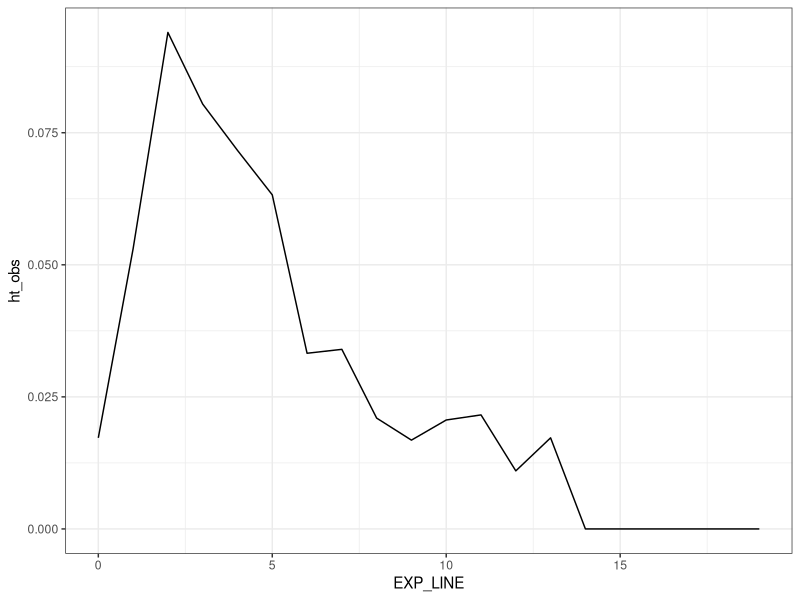
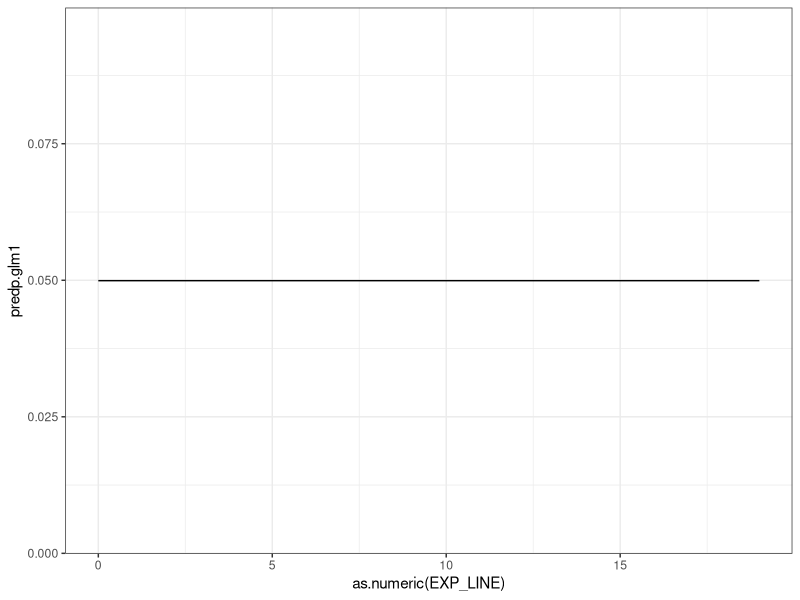
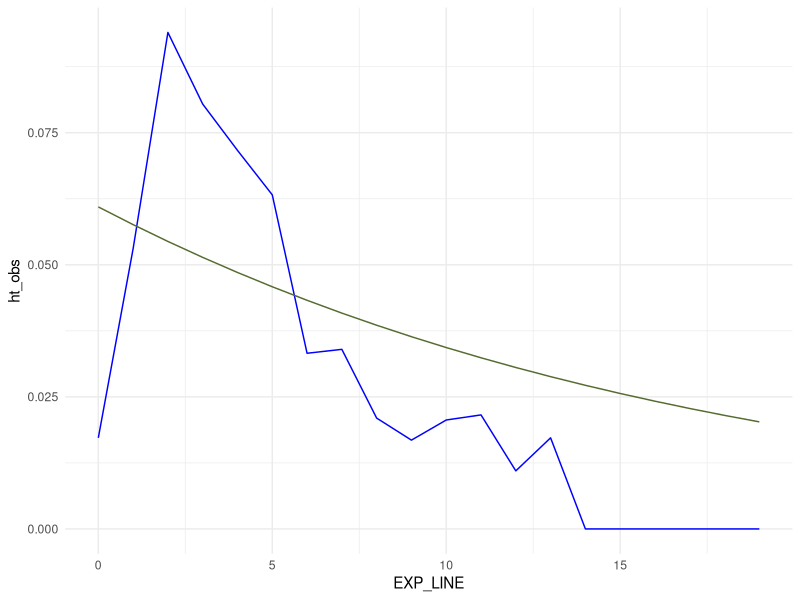
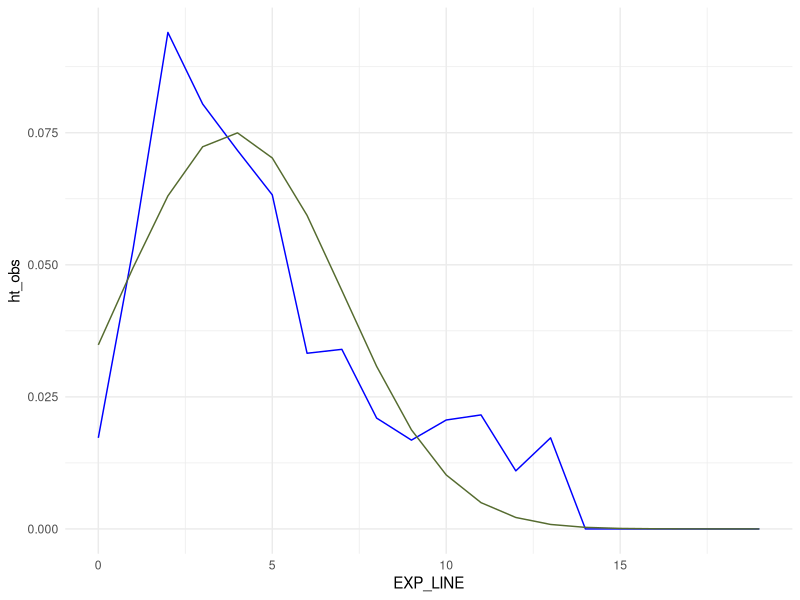
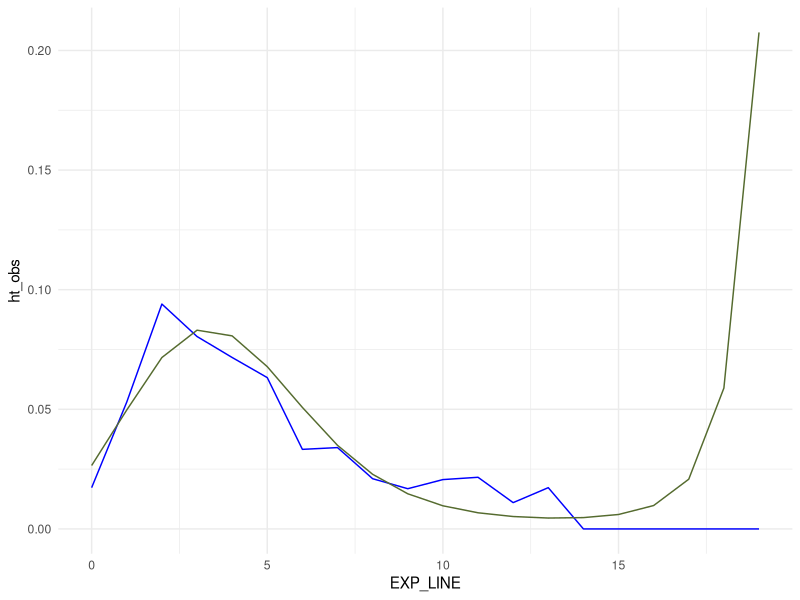
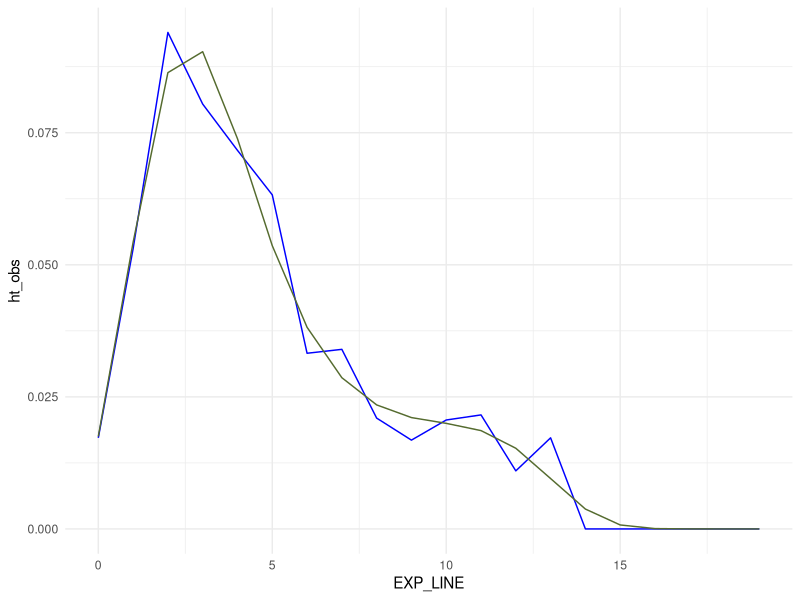
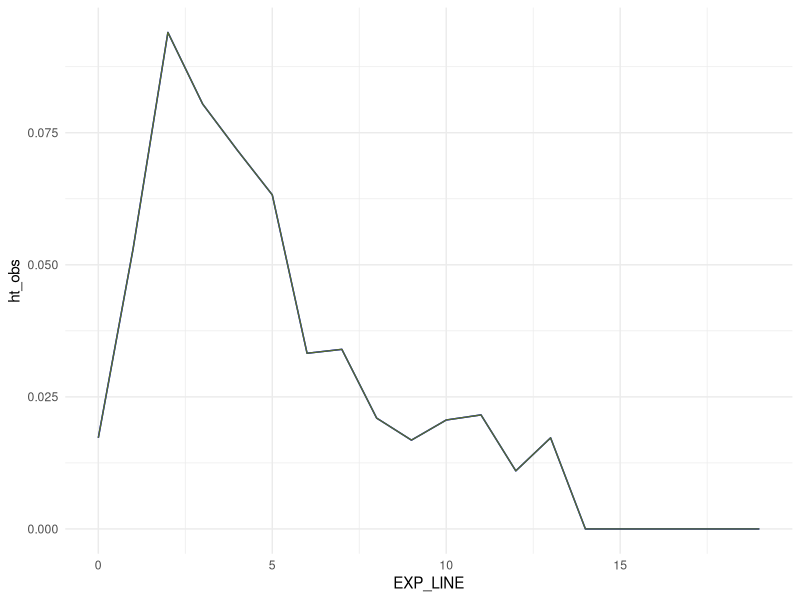
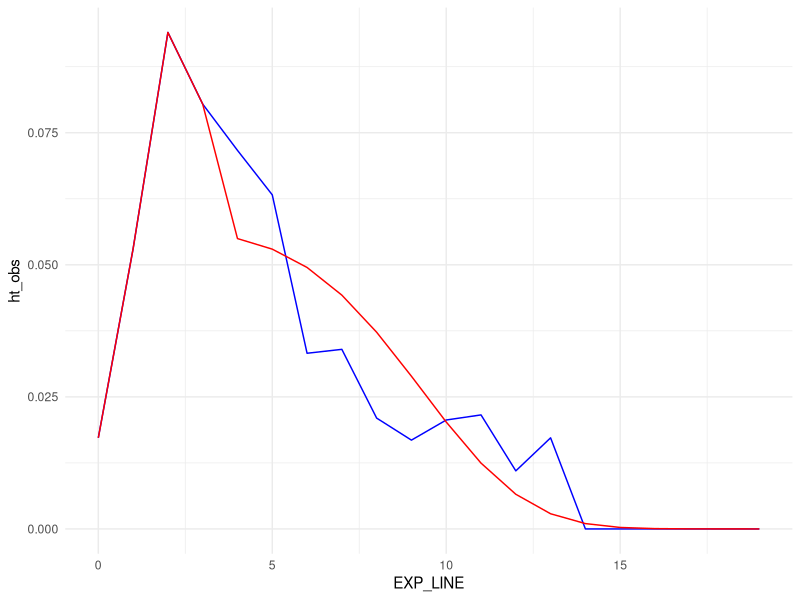

These charts were generated, in order, by the following R code:
#### libraries ####
library(haven)
library(survival)
library(ggplot2)
library(dplyr)
library(tidyr)
library(gmodels)
library(reshape2)

#### setup ####
setwd('/Users/aoikawahara/Library/CloudStorage/OneDrive-KULeuven/Leuven/04_Event History Analysis/Assignment/Workplace')
getwd()

data <- read_sav("FFS_ThirdBirthPPF_Assignment.sav")
CrossTable(data$EXP_LINE,data$BIRTH3)

#### 1a ####
# Excel file

#### 1b ####
data <- data %>%
  group_by(EXP_LINE) %>%
  mutate(ht_obs = mean(BIRTH3, na.rm = TRUE)) %>%
  ungroup()
ggplot(data, aes(EXP_LINE,ht_obs)) + geom_line() +  theme_bw()

data$oddsht_obs <- data$ht_obs/(1-data$ht_obs)
data$logitht_obs <- log(data$ht_obs/(1-data$ht_obs))


#### 1c #####
# Excel file

#### 2a ####
# constant specification
glm1 = glm(BIRTH3 ~ 1, data=data, family=binomial(link = "logit"))
summary(glm1)

data$predl.glm1 = predict.glm(glm1)
data$predo.glm1 = exp(data$predl.glm1)
data$predp.glm1 = data$predo.glm1/(1+data$predo.glm1)

ggplot(data, aes(as.numeric(EXP_LINE), predp.glm1)) + geom_line() + theme_bw()


# linear specification
glm2 = glm(BIRTH3 ~ 1 + EXP_LINE, data=data, family=binomial(link = "logit"))
summary(glm2)

data$predl.glm2 = predict.glm(glm2)
data$predo.glm2 = exp(data$predl.glm2)
data$predp.glm2 = data$predo.glm2/(1+data$predo.glm2)

ggplot(data, aes(x = EXP_LINE)) +
  geom_line(aes(y = ht_obs, group = 1), color = "blue") +
  geom_line(aes(y = predp.glm2, group = 1), color = "darkolivegreen") +
  theme_minimal()


# quadratic specification
data$t2 <- as.numeric(data$EXP_LINE)^2

glm3 = glm(BIRTH3 ~ 1 + EXP_LINE + t2, data=data, family=binomial(link = "logit"))
summary(glm3)

data$predl.glm3 = predict.glm(glm3)
data$predo.glm3 = exp(data$predl.glm3)
data$predp.glm3 = data$predo.glm3/(1+data$predo.glm3)

ggplot(data, aes(x = EXP_LINE)) +
  geom_line(aes(y = ht_obs, group = 1), color = "blue") +
  geom_line(aes(y = predp.glm3, group = 1), color = "darkolivegreen") +
  theme_minimal()


# cubic specification
data$t3 <- as.numeric(data$EXP_LINE)^3

glm4 = glm(BIRTH3 ~ 1 + EXP_LINE + t2 + t3, data=data, family=binomial(link = "logit"))
summary(glm4)

data$predl.glm4 = predict.glm(glm4)
data$predo.glm4 = exp(data$predl.glm4)
data$predp.glm4 = data$predo.glm4/(1+data$predo.glm4)

ggplot(data, aes(x = EXP_LINE)) +
  geom_line(aes(y = ht_obs, group = 1), color = "blue") +
  geom_line(aes(y = predp.glm4, group = 1), color = "darkolivegreen") +
  theme_minimal()


# 4th-order polynomial
data$t4 <- as.numeric(data$EXP_LINE)^4

glm5 = glm(BIRTH3 ~ 1 + EXP_LINE + t2 + t3 + t4, data=data, family=binomial(link = "logit"))
summary(glm5)

data$predl.glm5 = predict.glm(glm5)
data$predo.glm5 = exp(data$predl.glm5)
data$predp.glm5 = data$predo.glm5/(1+data$predo.glm5)

ggplot(data, aes(x = EXP_LINE)) +
  geom_line(aes(y = ht_obs, group = 1), color = "blue") +
  geom_line(aes(y = predp.glm5, group = 1), color = "darkolivegreen") +
  theme_minimal()


# general specification
glm6 = glm(BIRTH3 ~ as.factor(EXP_LINE), data=data, family=binomial(link = "logit"))
summary(glm6)

data$predl.glm6 = predict.glm(glm6)
data$predo.glm6 = exp(data$predl.glm6)
data$predp.glm6 = data$predo.glm6/(1+data$predo.glm6)

ggplot(data, aes(x = EXP_LINE)) +
  geom_line(aes(y = ht_obs, group = 1), color = "blue") +
  geom_line(aes(y = predp.glm6, group = 1), color = "darkolivegreen") +
  theme_minimal()

# step function - 分岐点調整中
crosstab = table(data$EXP_LINE,data$EXP_CAT4)
print(crosstab)

glm7 = glm(BIRTH3 ~ 1 + t4 + as.factor(EXP_CAT4) , data=data, family=binomial(link = "logit"))
summary(glm7)

data$predl.glm7 = predict.glm(glm7)
data$predo.glm7 = exp(data$predl.glm7) 
data$predp.glm7 = data$predo.glm7/(1+data$predo.glm7)

ggplot(data, aes(x = EXP_LINE)) +
  geom_line(aes(y = ht_obs, group = 1), color = "blue") +  # Connected line for ht_obs
  geom_line(aes(y = predp.glm7, group = 1), color = "red") +   # Connected line for ht_cte
  theme_minimal()

# plot all the estimated models
ggplot(data, aes(as.numeric(EXP_LINE), predp.glm1)) + geom_line() + theme_bw() + 
  geom_line(aes(y = predp.glm2), color = "blue") + 
  geom_line(aes(y = predp.glm3), color = "red") + 
  geom_line(aes(y = predp.glm4), color = "darkolivegreen") +
  geom_line(aes(y = predp.glm5), color = "orange") + 
  geom_line(aes(y = predp.glm6), color = "black")


#### 2b ####

# constant
test_glm1glm6 <- anova(glm1,glm6, test = "LRT")
print(test_glm1glm6)

# linear
test_glm1glm2 <- anova(glm1,glm2, test = "LRT")
print(test_glm1glm2)

test_glm2glm6 <- anova(glm2,glm6, test = "LRT")
print(test_glm2glm6)

# quadratic
test_glm2glm3 <- anova(glm2,glm3, test = "LRT")
print(test_glm2glm3)

test_glm3glm6 <- anova(glm3,glm6, test = "LRT")
print(test_glm3glm6)

# cubic
test_glm3glm4 <- anova(glm3,glm4, test = "LRT")
print(test_glm3glm4)

test_glm4glm6 <- anova(glm4,glm6, test = "LRT")
print(test_glm4glm6)

# 4th order
test_glm4glm5 <- anova(glm4,glm5, test = "LRT")
print(test_glm4glm5)

test_glm5glm6 <- anova(glm5,glm6, test = "LRT")
print(test_glm5glm6)

#### 2c ####
# Calculate mean of BIRTH3 by exposure
data <- data %>%
  group_by(AGEKID2) %>%
  mutate(ht_agekid2 = mean(BIRTH3, na.rm = TRUE)) %>%
  ungroup()

ggplot(data, aes(AGEKID2,ht_agekid2)) + geom_line() +  theme_bw()

data$a2 = data$AGEKID2^2
data$a3 = data$AGEKID2^3
data$a4 = data$AGEKID2^4

# 4th-order polynomial model
glm5age = glm(BIRTH3 ~ 1 + EXP_LINE + t2 + t3 + t4 + AGEKID2 + a2 + a3 + a4, data=data, family=binomial(link = "logit"))
summary(glm5age)

data$predl.glm5age = predict.glm(glm5age)
data$predo.glm5age = exp(data$predl.glm5age)
data$predp.glm5age = data$predo.glm5age/(1+data$predo.glm5age)

test_glm5glm5age <- anova(glm5,glm5age, test = "LRT")
print(test_glm5glm5age)

ggplot(data, aes(as.numeric(EXP_LINE), predp.glm5age, linetype=as.factor(AGEKID2))) + geom_line() + theme_bw()

#### 2d ####
data$ASTATUS4 <- factor(data$ASTATUS4,levels=c(1,2,3,4,5), 
                            labels=c("Education","Full-time employed","Part-time employed","Unemployed","Other"))

data.substatus <- subset(data, as.numeric(ASTATUS4) != "NA")
table(data.substatus$ASTATUS4, useNA="always")

glm5sta = glm(BIRTH3 ~ 1 + EXP_LINE + t2 + t3 + t4 + ASTATUS4 , data=data.substatus, family=binomial(link = "logit"))
summary(glm5sta)

# likelihood ratio test


#### 2e ####
